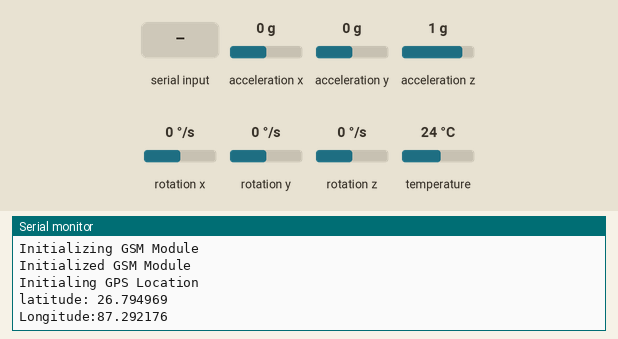
This sketch was run on a simulated Arduino Uno, built with avr-gcc and run on an emulated ATmega328P. Parts: the last lines printed to the serial monitor. Inputs (shaded band) come from the test bench; at power-on: acceleration x 0 g, acceleration y 0 g, acceleration z 1 g, rotation x 0 °/s, rotation y 0 °/s, rotation z 0 °/s, temperature 24 °C.

Above: at 2.8 s.
2.9 s: acceleration x set to -1.4 g
At 4.1 s:
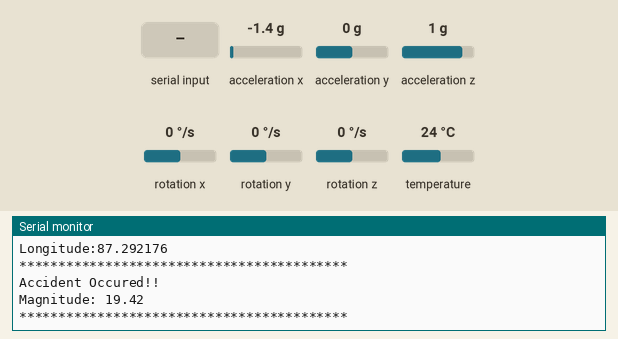
4.4 s: "n\n" received over the second serial link
At 5.6 s:
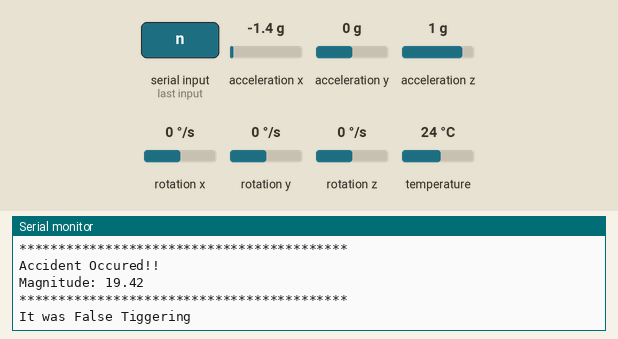
5.9 s: acceleration y set to -1.4 g
At 5.97 s:
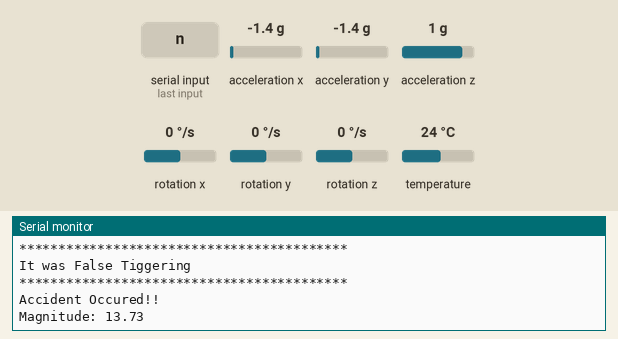
7.4 s: "y\n" received over the second serial link
At 8.3 s:
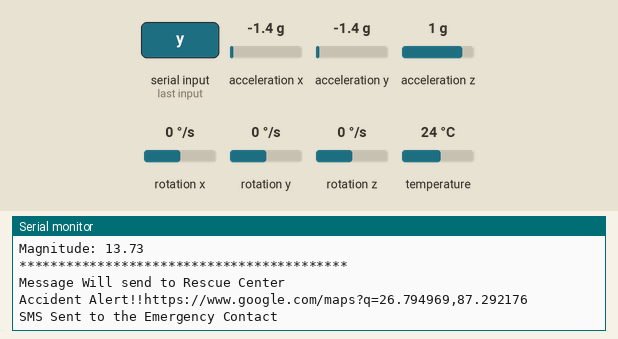
8.9 s: acceleration x set to 0.8 g
At 9.9 s:
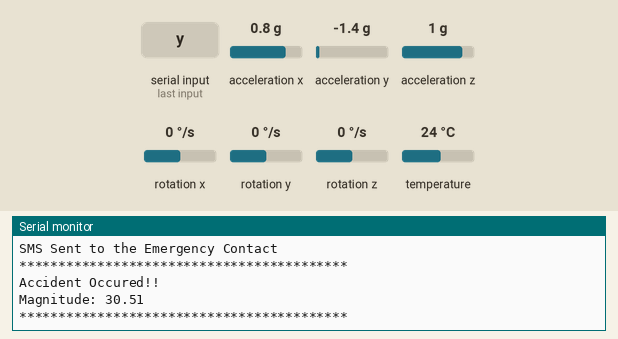

Measured:
- after the input at 2.9 s, the serial monitor: prints a new line at once (image 1)
- after the input at 4.4 s, the serial monitor: prints a new line at once (image 2)
- after the input at 5.9 s, the serial monitor: prints a new line after 0.07 s (image 3)
- after the input at 7.4 s, the serial monitor: prints a new line at once (image 4)
- after the input at 8.9 s, the serial monitor: prints a new line after 0.07 s (image 5)

The sketch:

kamchalaucode.ino
```cpp
#include <TinyGPS++.h>
#include <SoftwareSerial.h>
#include <Adafruit_MPU6050.h>
#include <Adafruit_Sensor.h>
#include <Wire.h>
#include <math.h>

// For GPS
int RXPin = 7;
int TXPin = 6;
TinyGPSPlus gps;
String lat="26.794969", lon="87.292176",alt;

char msg[]="Location not available";
int isGPSAvailable=0;


SoftwareSerial GPS(RXPin, TXPin);
void gpsdump();
void getGPS();

//  For MPU

Adafruit_MPU6050 mpu;
void getMpuData();
float Impact();
const float thresSensitivity=11;
float Ax,Ay,Az,oldAx,oldAy,oldAz,dx,dy,dz;
float magnitude=0.0;
int vibration=0,devibrate=75;
unsigned long time1;
unsigned long impact_time;
unsigned long alert_delay = 30000; //30 seconds
bool isAccident=0;
bool Accident_detected=0;

//  For GSM module
SoftwareSerial GSM(3, 2);
void setUpGSM();
void initModule();

char inchar;
const String EMERGENCY_PHONE ="+9779867059058";
char o[] = "OK";
char r[] = "READY";

//  FOr BlueTooth module
void sendBluetoothStatus();
const int rxPin = 4;
const int txPin = 5;
unsigned long WAITING_TIME=10000;

// Create a software serial port for bluetooth
SoftwareSerial btSerial(rxPin, txPin);
unsigned  long btTime;

//
void setup() {
  // put your setup code here, to run once:
  Wire.begin();

  btSerial.begin(9600);
  // GSM.begin(9600);
  Serial.begin(9600);
  getMpuData();
  delay(300);
  // setUpGSM();j
  Serial.print("Initializing GSM Module\n");
  delay(1000);
  Serial.print("Initialized GSM Module\n");
  // GPS.begin(9600);
  delay(300);
  Serial.print("Initialing GPS Location \n");
  Serial.print("latitude: "+lat+"\n");
  Serial.print("Longitude:"+ lon+"\n");
  // for (unsigned long start = millis(); millis() - start < 1000;){
  // while (GPS.available() > 0)
  //   if (gps.encode(GPS.read())){
  //     gpsdump();    }


  // }
  // time1 = micros();
}

void loop() {
  if(isAccident==0){
    if (micros() - time1 > 1999) Impact();
  }else{
    isAccident=0;
    Serial.print("\n******************************************\n");
    Serial.println("Accident Occured!!");
    Serial.print("Magnitude: ");
    Serial.println(magnitude);
    // getGPS();
    Accident_detected=1;
    impact_time = millis();
    Serial.print("\n******************************************\n");

    if(Accident_detected){
  btTime=millis();
  sendBluetoothStatus();

}

}
}
void sendBluetoothStatus(){
  btSerial.println("emergency");
  if (Serial.available() > 0) {
    String data = Serial.readString();
    btSerial.write(data.c_str());
    // echo the data to the serial monitor
  }
  // Check if there's incoming data from the Bluetooth module
  while((millis()-btTime)< WAITING_TIME){
    btSerial.begin(9600);
  if (btSerial.available() > 0) {
    // Read the incoming data
    int data = btSerial.read();
    // Echo the data to the Serial Monitor

    Accident_detected = 0;
    impact_time = 0;
    // Serial.println(data);
    if(data=='n'){
      Serial.print("It was False Tiggering \n");
    return;
    }
    if(data=='y'){
       Serial.print("Message Will send to Rescue Center\n");
      sendAlert();
      return;
    }

  }

}
 Serial.print("Message Will send to Rescue Center\n");
 sendAlert();
}

void getGPS(){
  // This function runs untill location is found ;
  while (GPS.available() > 0)
    if (gps.encode(GPS.read())){
      gpsdump();
    }
  // If 5000 milliseconds pass and there are no characters coming in
  // over the software serial port, show a "No GPS detected" error
  if (millis() > 5000 && gps.charsProcessed() < 10)
  {
    Serial.println("No GPS detected");
    delay(500);
    getGPS();
  }
}

void gpsdump (){
  // Serial.println("Hello");
  if (gps.location.isValid())
  {
    isGPSAvailable=1;
    lat = String(gps.location.lat(), 6);
    lon = String(gps.location.lng(), 6);
    alt=String(gps.altitude.meters(), 6);
    Serial.print("Latitude: ");
    Serial.println(lat);
    Serial.print("Longitude: ");
    Serial.println(lon);
    Serial.print("Altitude: ");
    Serial.println(alt);
}

}
//  MPU functionality
void getMpuData(){
if (!mpu.begin()) {
		Serial.println("Failed to find MPU6050 chip");
		  delay(500);
		getMpuData();
	}
	Serial.println("MPU6050 Found!");
	// set accelerometer range to +-8G
	mpu.setAccelerometerRange(MPU6050_RANGE_16_G);
	// set gyro range to +- 500 deg/s
	mpu.setGyroRange(MPU6050_RANGE_2000_DEG);
	// set filter bandwidth to 21 Hz
	mpu.setFilterBandwidth(MPU6050_BAND_21_HZ);
  sensors_event_t a, g, temp;
	mpu.getEvent(&a, &g, &temp);
  Ax=a.acceleration.x;
  Ay=a.acceleration.y;
  Az=a.acceleration.z;
  Serial.print("\n");
    return;
}

float Impact(){
  time1 = micros();
  sensors_event_t a, g, temp;
	mpu.getEvent(&a, &g, &temp);
  oldAx=Ax;
  oldAy=Ay;
  oldAz=Az;
  Ax=a.acceleration.x;
  Ay=a.acceleration.y;
  Az=a.acceleration.z;

  vibration--;
  if(vibration < 0) vibration = 0;

  if(vibration > 0) return;
  dx=Ax-oldAx;
  dy=Ay-oldAy;
  dz=Az-oldAz;
  magnitude = sqrt(sq(dx) + sq(dy) + sq(dx));
// Serial.print(magnitude);

  if (magnitude >= thresSensitivity){
    isAccident=1;
    vibration = devibrate;
  } else{

    magnitude=0;
  }

}


// GSM Functionality
void setUpGSM(){
  Serial.println("Initializing GSM Module....");
  GSM.println("AT");
  updateGSMSerial();
  GSM.println("ATI");
  updateGSMSerial();
  GSM.println("AT+COPS?");
  updateGSMSerial();
  GSM.println("AT+CBC");
  updateGSMSerial();

}

//   Sending SMS to emergency Contacts
void sendAlert()
{
  String sms_data;
  sms_data = "Accident Alert!!\r";
  sms_data += "https://www.google.com/maps?q=";
  sms_data += lat + "," + lon;
  Serial.print(sms_data);
  Serial.print("\n");
   Serial.println("SMS Sent to the Emergency Contact");
  // sendSms(sms_data);
}


 void sendSms(String text)
{
  //return;
  GSM.println("AT"); //Once the handshake test is successful, it will back to OK
  updateGSMSerial();
  GSM.println("AT+CMGF=1"); // Configuring TEXT mode
  updateGSMSerial();
  GSM.println("AT+CMGS=\"+9779866007834\"");//change ZZ with country code and xxxxxxxxxxx with phone number to sms
  updateGSMSerial();
  GSM.print(text); //text content
  updateGSMSerial();
  GSM.write(26);
  Serial.println("SMS Sent to the Emergency Contact");
}


void updateGSMSerial()
{
  delay(1000);
  while (Serial.available())
  {
    GSM.write(Serial.read());//Forward what Serial received to Software Serial Port
  }
  while(GSM.available())
  {
    Serial.write(GSM.read());//Forward what Software Serial received to Serial Port
  }
}
```
